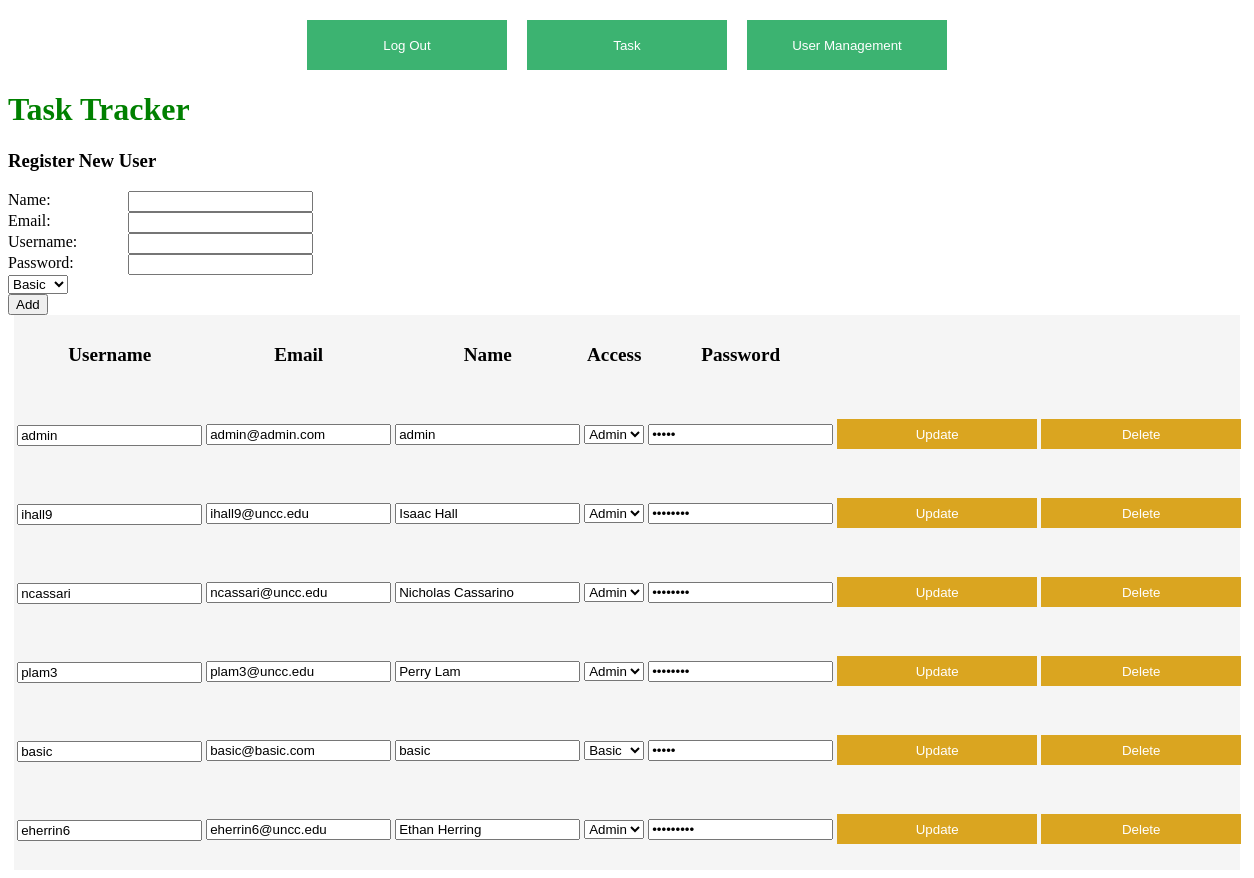
/ViewUsers (signed in), run on an earlier commit of the app's database.
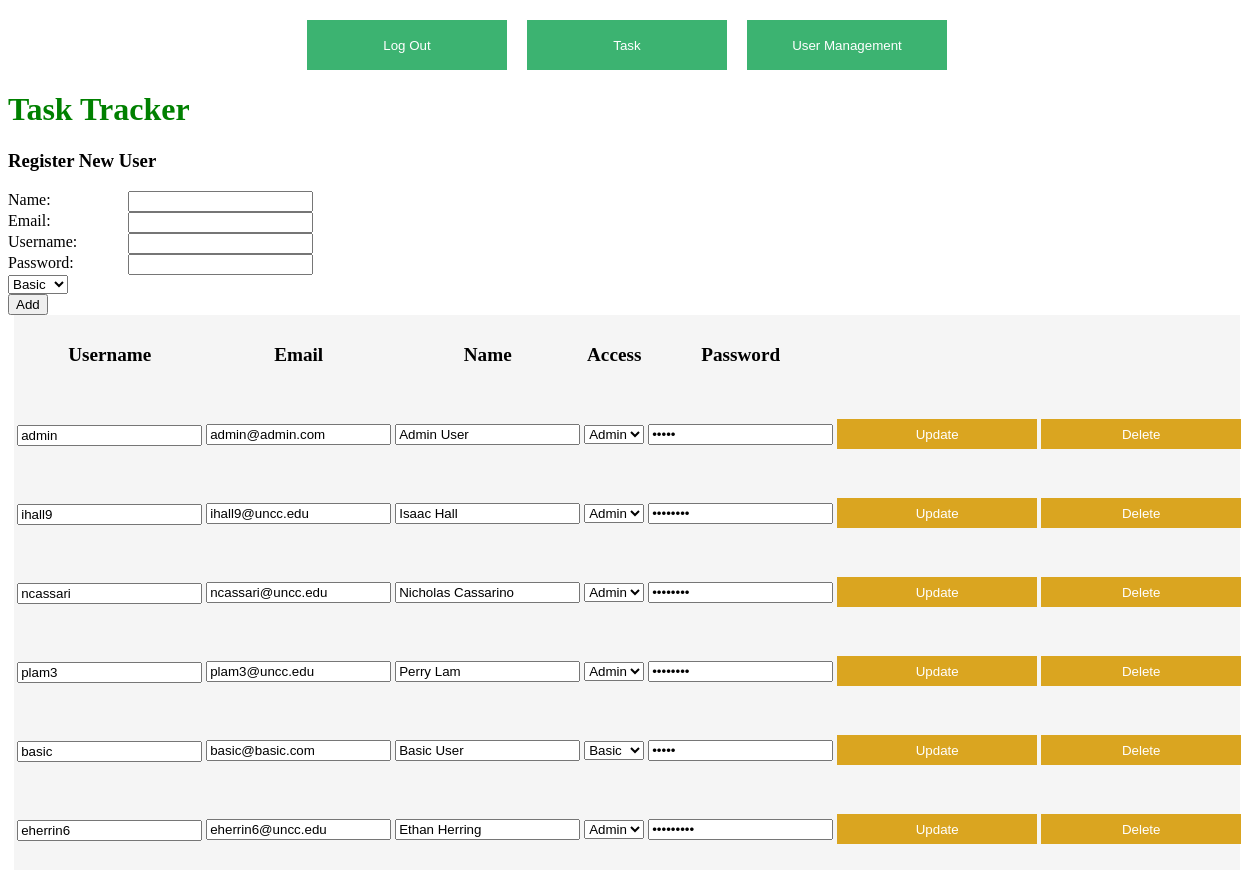
And on a later commit of the database.
### models.py (models this page shows, shortened)
class User(db.Model):
    id = db.Column(db.Integer, primary_key=True)
    name = db.Column(db.String(4150))
    email = db.Column(db.String(4150), unique=True)
    username = db.Column(db.String(100), unique=True)
    password = db.Column(db.String(100))
    access = db.Column(db.Boolean)  # True if admin, False otherwise

### app.py (the view, shortened to what this page needs)
@app.route('/ViewUsers', methods=['GET', 'POST'])
def viewUsers():
    global user
    user_list = User.query.all()
    if user == User:
        return render_template('login.html', message="Please Log In To access this page")
    return render_template('ViewUsers.html', user_list=user_list, user=user)

### templates/ViewUsers.html (shortened to what this page needs)
<!DOCTYPE html>
<html lang="en">
<head>
    <link rel="stylesheet" href="./static/main.css">
</head>
<div class="top-contain">
    <a href="/logout">
        <button class="top-bar">Log Out</button>
    </a>
    <a href="/task">
        <button class="top-bar">Task</button>
    </a>
    <a href="/ViewUsers">
        <button class="top-bar">User Management</button>
    </a>
</div>
{% if user.access==1 %}
    <body>
    <h1>Task Tracker</h1>
    <form action="/ViewUsers" method="post">
        <div>
            <h3>Register New User</h3>
            <label>Name:</label>
            <input required type="text" name="name" value="{{ request.form['name'] }}">
            <br>
            <label>Email:</label>
            <input required type="text" name="email" value="{{ request.form['email'] }}">
            <br>
            <label>Username:</label>
            <input required type="text" name="username" value="{{ request.form['username'] }}">
            <br>
            <label>Password:</label>
            <input required type="text" name="password" value="{{ request.form['password'] }}">
            <br>
            <select name="access">
                <option value="0">Basic</option>
            </select>
            <br>
            <button type="submit">Add</button>
        </div>
    </form>
    <div class="todo">
        <table>
            <thead>
            <tr>
                <th>Username</th>
                <th>Email</th>
                <th>Name</th>
                <th>Access</th>
                <th>Password</th>
                <th></th>
                <th></th>
            </tr>
            </thead>
            <tbody>
            {% for user in user_list %}
                <tr>
                    <form action="/updateUser/{{ user.id }}" method="Post">
                        <td class="title"><input type="text" name="editUsername" value="{{ user.username }}"></td>
                        <td><input type="text" name="editEmail" value="{{ user.email }}"></td>
                        <td><input type="text" name="editName" value="{{ user.name }}"></td>
                        <td><select name="editAccess">{% if user.access == 0 %}
                            <option selected value="Basic">Basic</option>
                            <option value="Admin">Admin</option> {% elif user.access == 1 %}
                            <option selected value="Admin">Admin</option>{% endif %}"></select></td>
                        <td><input type="password" name="updatePass" value={{ user.password }}>
                        <td><a href="/updateUser/{{ user.id }}">
                            <button type="submit">Update</button>
                        </a></td>
                    </form>
                    <td><a href="/deleteUser/{{ user.id }}">
                        <button>Delete</button>
                    </a>
                    </td>
                </tr>
            {% endfor %}
            </tbody>
        </table>
    </div>
{% endif %}
</body>
</html>

What changed in the data, as far as the page shows it:
changed User "admin": editName "admin" → "Admin User"
changed User "basic": editName "basic" → "Basic User"
